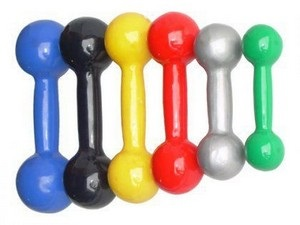
#> input picture PRATICA-01/Miguel-Joao-Pratica01/OPENCV- PIXELS/halteres.jpg, 300 x 225 px, given in place of the camera
$ python rastrear.py
#> lines starting #> are read from the running program, lines starting #| are printed output that depends on the picture; after the words box and inside, x2 and y2 are one past the last pixel; in counts of white or black regions, pixels touching at a corner belong together
import cv2
import numpy as np

# Lista para armazenar as coordenadas do centro do objeto nas últimas N frames
last_positions = []

# Número de frames anteriores a serem considerados para rastrear o movimento do objeto
NUM_LAST_POSITIONS = 1000


# Função para rastrear o objeto azul na imagem
def track_blue_object(frame):
    global last_positions

    # Convertendo a imagem de BGR para HSV
    hsv = cv2.cvtColor(frame, cv2.COLOR_BGR2HSV)

    # Definindo o intervalo de cor para o azul na escala HSV
    lower_blue = np.array([100, 150, 0])
    upper_blue = np.array([140, 255, 255])

    # Criando uma máscara para isolar o azul na imagem
    mask = cv2.inRange(hsv, lower_blue, upper_blue)

    # Aplicando operações morfológicas para melhorar a máscara
    kernel = cv2.getStructuringElement(cv2.MORPH_RECT, (3, 3))  # Elemento estruturante retangular
    mask = cv2.erode(mask, kernel, iterations=2)  # Erosão
    mask = cv2.dilate(mask, kernel, iterations=2)  # Dilatação

    # Aplicando a máscara ao frame original
    masked_frame = cv2.bitwise_and(frame, frame, mask=mask)

    # Encontrando os contornos do objeto azul
    contours, _ = cv2.findContours(mask.copy(), cv2.RETR_EXTERNAL, cv2.CHAIN_APPROX_SIMPLE)

    # Se houver contornos encontrados
    if contours:
        # Encontrando o maior contorno
        max_contour = max(contours, key=cv2.contourArea)

        # Calculando o centro do contorno
        m = cv2.moments(max_contour)
        if m["m00"] != 0:
            cx = int(m["m10"] / m["m00"])
            cy = int(m["m01"] / m["m00"])
        else:
            cx, cy = 0, 0

        # Adicionando as coordenadas do centro do objeto à lista de últimas posições
        last_positions.append((cx, cy))

        # Mantendo apenas as últimas N posições na lista
        if len(last_positions) > NUM_LAST_POSITIONS:
            last_positions = last_positions[-NUM_LAST_POSITIONS:]

        # Desenhando um círculo no centro do objeto rastreado
        cv2.circle(masked_frame, (cx, cy), 10, (0, 255, 0), -1)

        # Desenhando o rastro do objeto
        for i in range(1, len(last_positions)):
            cv2.line(masked_frame, last_positions[i - 1], last_positions[i], (0, 255, 0), 2)

    return masked_frame


# Função principal
def main():
    # Capturando o feed da webcam
    cap = cv2.VideoCapture(0)

    while True:
        # Lendo o frame da webcam
        ret, frame = cap.read()
#> frame is the input picture: shape (225, 300, 3); mean B, G, R 179.8, 188.2, 195.6
        if not ret:
            break

        # Invertendo horizontalmente o frame
        frame = cv2.flip(frame, 1)
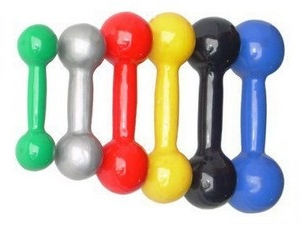
#> frame: shape (225, 300, 3); mean B, G, R 179.8, 188.2, 195.6

        # Rastreando o objeto azul
        tracked_frame = track_blue_object(frame)
#> in track_blue_object, `hsv = cv2.cvtColor(frame, cv2.COLOR_BGR2HSV)`: hsv: shape (225, 300, 3); mean H, S, V 52.8, 67.2, 216.6
#> in track_blue_object, `mask = cv2.inRange(hsv, lower_blue, upper_blue)`:
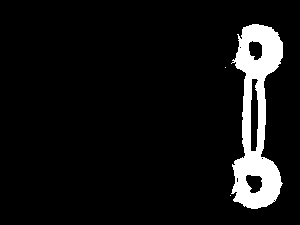
#> mask: shape (225, 300); 7.5% white; 3 white regions (2 under 20 px), largest, box (x1, y1, x2, y2) and area: (231, 24, 283, 209) 5056
#> in track_blue_object, `mask = cv2.erode(mask, kernel, iterations=2)`:
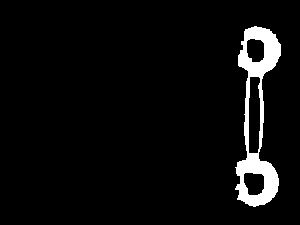
#> mask: shape (225, 300); 4.8% white; 1 white region, box (x1, y1, x2, y2) and area: (235, 26, 281, 207) 3222
#> in track_blue_object, `mask = cv2.dilate(mask, kernel, iterations=2)`:
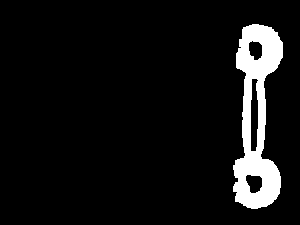
#> mask: shape (225, 300); 7.4% white; 1 white region
#> in track_blue_object, `masked_frame = cv2.bitwise_and(frame, frame, mask=mask)`:
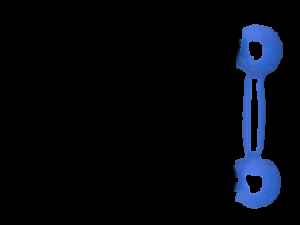
#> masked_frame: shape (225, 300, 3); mean B, G, R 14.2, 7.5, 4.4
#> in track_blue_object, `contours, _ = cv2.findContours(mask.copy(), cv2.RETR_EXTERNAL, cv2.CHA..`: contours = 1 contour; box (x1, y1, x2, y2) and area: (233, 24, 283, 209) 5574
#> in track_blue_object, `max_contour = max(contours, key=cv2.contourArea)`: max_contour = contour of 178 points, box (x1, y1, x2, y2) (233, 24, 283, 209), area 5574
#> in track_blue_object, `m = cv2.moments(max_contour)`: m = moments, m00 5574.5, centre m10/m00, m01/m00 = (256.2, 116.9)
#> in track_blue_object, `cx = int(m["m10"] / m["m00"])`: cx = 256
#> in track_blue_object, `cy = int(m["m01"] / m["m00"])`: cy = 116
#> in track_blue_object, `cv2.circle(masked_frame, (cx, cy), 10, (0, 255, 0), -1)`:
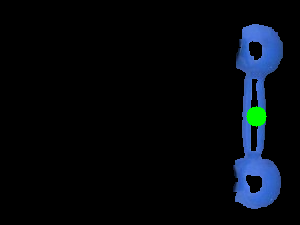
#> masked_frame: shape (225, 300, 3); 0.47% of pixels changed, all inside (x1, y1, x2, y2) = (246, 106, 267, 127)

        # Exibindo o frame rastreado
        cv2.imshow('Tracked Frame', tracked_frame)

        # Saindo do loop se a tecla 'q' for pressionada
        if cv2.waitKey(1) & 0xFF == ord('q'):
#> (key q is pressed here)
            break

    # Liberando os recursos
    cap.release()
    cv2.destroyAllWindows()


if __name__ == "__main__":
    main()
